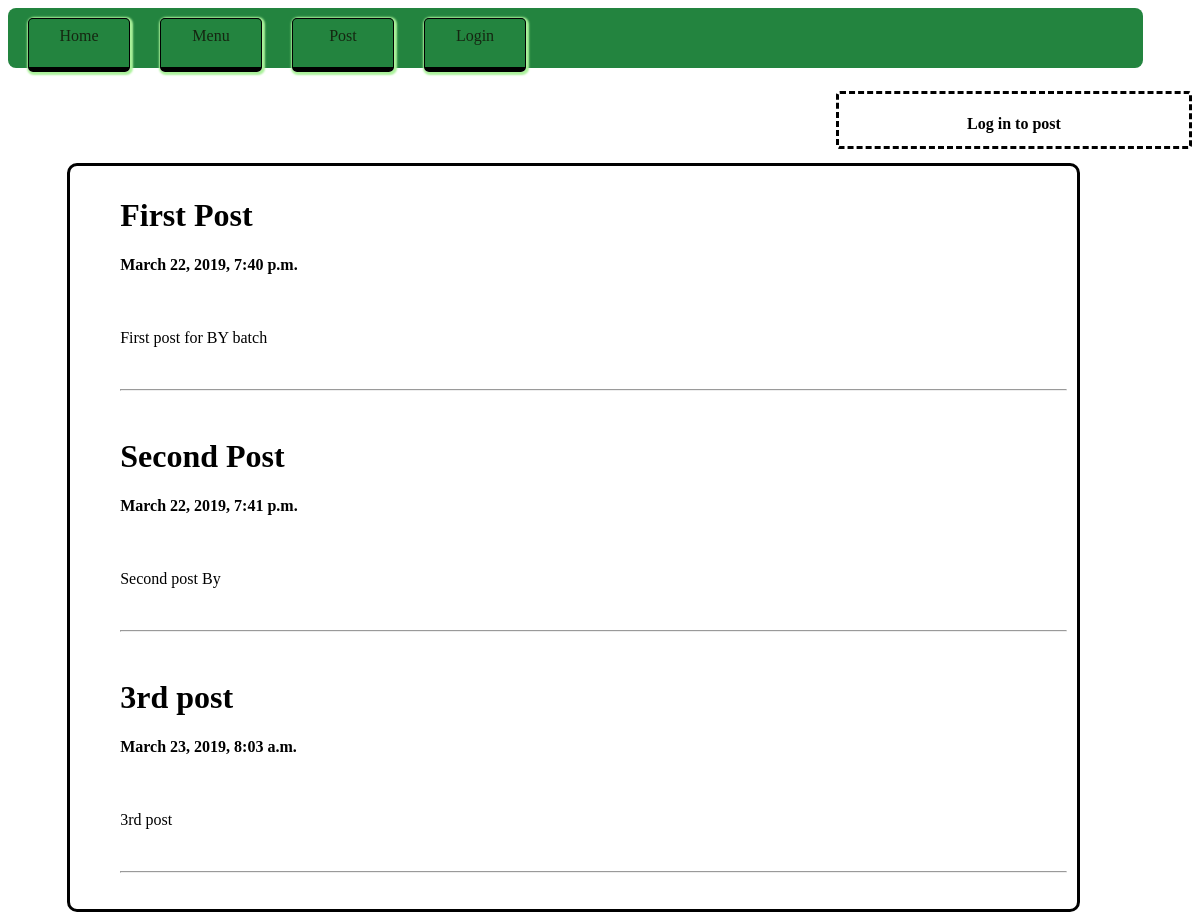
/home/, run on an earlier commit of the app's database.
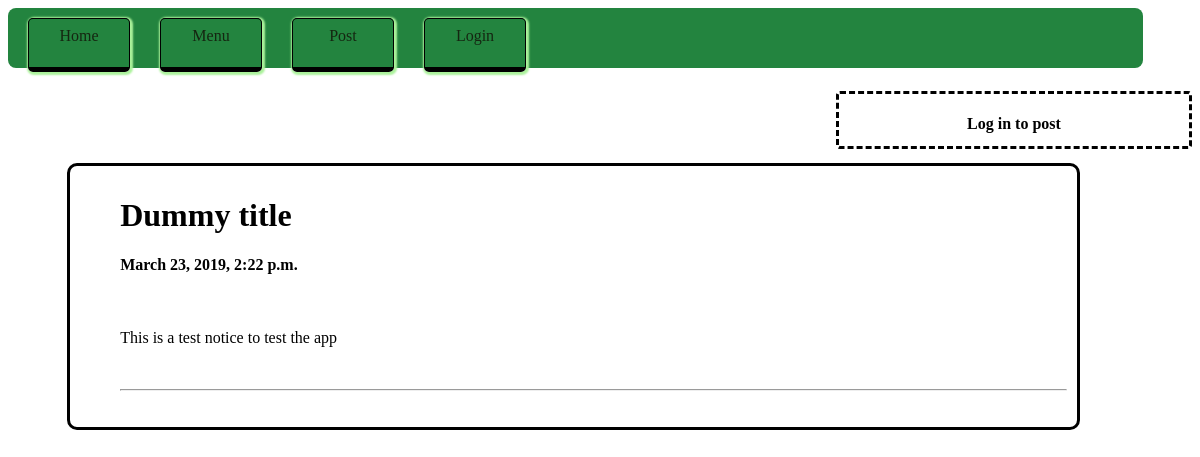
And on a later commit of the database.
### users/models.py (models this page shows)
class NoticeBoard(models.Model):
	title = models.CharField(max_length=100)
	notice = models.TextField(max_length=1000,default='')
	date = models.DateTimeField(default = timezone.now)

### users/views.py (the view)
# urls.py: path('home/',index,name='home'),
def index(request):
	data = NoticeBoard.objects.all()
	return render(request,'users/index.html',{'data':data})

### users/templates/users/index.html
{% extends 'users/nav.html' %}
{% block logbox %}
	{% if user.is_authenticated %}
		<h4>Welcome, {{ request.user }} </h4>
	{% else %}
		<h4>Log in to post</h4>
	{% endif %}
{% endblock logbox %}
{% block content %}
	{% for datas in data %}
		<h1>{{ datas.title }}</h1>
		<h4>{{ datas.date }}</h4>
		<br />
		<p>{{ datas.notice }}</p>
		<br /><hr /><br />
	{% endfor %}
{% endblock content %}

### users/templates/users/nav.html (shortened to what this page needs)
<!DOCTYPE html>
<html>
<head>
</head>
<body>
	<div class="logbox">
		{% block logbox %}
		{% endblock %}
	</div>
<div class="main-container">
			<div class="btn"><a href="{% url 'home' %}" title="Home Page">Home</a></div>
			<div class="btn"><a href="{% url 'menu' %}" title="Menu Page">Menu</a></div>
			<div class="btn"><a href="{% url 'notice' %}" title="Notice post form">Post</a></div>
			{% if user.is_authenticated %}
				<div class="btn"><a href="{% url 'logout' %}" title="logout">Logout</a></div>
			{% else %}
				<div class="btn"><a href="{% url 'login' %}" title="login">Login</a></div>
			{% endif %}
</div>
<div class="content">
{% block content %}
{% endblock content %}
</div>
</body>
</html>

### users/templates/users/nav.html (style rules this page uses)
div.main-container { margin: 0; height:45px; background-color:#23843f; width:95%; padding:5px; padding-top:10px; border-radius:8px; }
div.btn { display:inline-block; width:100px; float:left; height:40px; text-align: center; border:1px solid black; border-bottom-width: 5px; border-radius:5px; box-shadow:1px 1px 2px 2px #abf29b; margin:15px; padding-top:8px; margin-top:0px; }
a { text-decoration: none; color:#152611; }
div.content { display:block; width:80%; margin-top:8%; margin-left:5%; border:3px solid black; border-radius:10px; padding:10px; padding-left:50px; }
div.logbox { width:350px; height:50px; border:3px dashed black; float:right; border-radius:4px; margin-top:7%; text-align:center; padding-bottom:2px; }

What changed in the data, as far as the page shows it:
removed NoticeBoard: title "First Post", date "March 22, 2019, 7:40 p.m.", notice "First post for BY batch"
removed NoticeBoard: title "Second Post", date "March 22, 2019, 7:41 p.m.", notice "Second post By"
removed NoticeBoard: title "3rd post", date "March 23, 2019, 8:03 a.m.", notice "3rd post"
added NoticeBoard: title "Dummy title", date "March 23, 2019, 2:22 p.m.", notice "This is a test notice to test the app"
